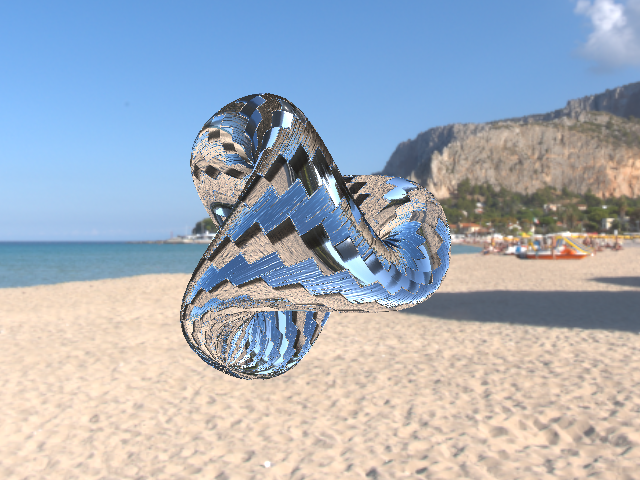

This figure's Python source:
#!/usr/bin/env python

# Demonstrate physically based rendering with anisotropic texturing on Boy's
# parametric surface.  Carbon-fiber albedo, normal, ORM, and anisotropy-angle
# textures are applied.  An HDR equirectangular environment map provides
# image-based lighting and a skybox backdrop.

import os
from pathlib import Path

# Factory overrides: importing these modules registers the OpenGL rendering
# and interaction style implementations for vtkRenderingCore factory classes.
import vtkmodules.vtkInteractionStyle  # noqa: F401
import vtkmodules.vtkRenderingOpenGL2  # noqa: F401

# VTK pipeline classes used in this example
from vtkmodules.vtkCommonComputationalGeometry import vtkParametricBoy
from vtkmodules.vtkFiltersCore import vtkPolyDataTangents
from vtkmodules.vtkFiltersSources import vtkParametricFunctionSource
from vtkmodules.vtkIOImage import (
    vtkHDRReader,
    vtkPNGReader,
)
from vtkmodules.vtkRenderingCore import (
    vtkActor,
    vtkPolyDataMapper,
    vtkRenderWindow,
    vtkRenderWindowInteractor,
    vtkSkybox,
    vtkTexture,
)
from vtkmodules.vtkRenderingOpenGL2 import vtkOpenGLRenderer

# Colors (normalized RGB)
white = (1.0, 1.0, 1.0)
bkg_color = (0.102, 0.200, 0.400)

# Data directory
data_dir = Path(os.environ.get("VPE_DATA_DIR", Path(__file__).parent))
tex_dir = data_dir / "Textures" / "Anisotropic"

# Environment texture: load equirectangular HDR for image-based lighting
hdr_reader = vtkHDRReader()
hdr_reader.SetFileName(str(data_dir / "Skyboxes" / "spiaggia_di_mondello_4k.hdr"))

env_texture = vtkTexture()
env_texture.SetColorModeToDirectScalars()
env_texture.SetInputConnection(hdr_reader.GetOutputPort())
env_texture.MipmapOn()
env_texture.InterpolateOn()

# Skybox: spherical projection of the HDR environment
skybox = vtkSkybox()
skybox.SetFloorRight(0, 0, 1)
skybox.SetProjection(vtkSkybox.Sphere)
skybox.SetTexture(env_texture)
skybox.GammaCorrectOn()

# Source: Boy's parametric surface with texture coordinates and tangents
boy = vtkParametricBoy()

boy_source = vtkParametricFunctionSource()
boy_source.SetUResolution(51)
boy_source.SetVResolution(51)
boy_source.GenerateTextureCoordinatesOn()
boy_source.SetParametricFunction(boy)

tangents = vtkPolyDataTangents()
tangents.SetInputConnection(boy_source.GetOutputPort())

# Mapper: map the tangent-enriched parametric surface
mapper = vtkPolyDataMapper()
mapper.SetInputConnection(tangents.GetOutputPort())

# Texture: albedo (base color) — carbon fiber
albedo_reader = vtkPNGReader()
albedo_reader.SetFileName(str(tex_dir / "CarbonFiberAniso_albedo.png"))
albedo = vtkTexture()
albedo.UseSRGBColorSpaceOn()
albedo.InterpolateOn()
albedo.SetInputConnection(albedo_reader.GetOutputPort())

# Texture: ORM (occlusion, roughness, metallic) — carbon fiber
material_reader = vtkPNGReader()
material_reader.SetFileName(str(tex_dir / "CarbonFiberAniso_orm.png"))
material = vtkTexture()
material.InterpolateOn()
material.SetInputConnection(material_reader.GetOutputPort())

# Texture: normal map — carbon fiber
normal_reader = vtkPNGReader()
normal_reader.SetFileName(str(tex_dir / "CarbonFiberAniso_normal.png"))
normal = vtkTexture()
normal.InterpolateOn()
normal.SetInputConnection(normal_reader.GetOutputPort())

# Texture: anisotropy angle — carbon fiber
aniso_reader = vtkPNGReader()
aniso_reader.SetFileName(str(tex_dir / "CarbonFiberAniso_anisotropyAngle.png"))
anisotropy = vtkTexture()
anisotropy.InterpolateOn()
anisotropy.SetInputConnection(aniso_reader.GetOutputPort())

# Actor: PBR Boy's surface with anisotropic carbon-fiber textures
actor = vtkActor()
actor.SetMapper(mapper)
actor.GetProperty().SetInterpolationToPBR()
actor.GetProperty().SetColor(white)
actor.GetProperty().SetMetallic(1.0)
actor.GetProperty().SetRoughness(1.0)
actor.GetProperty().SetAnisotropy(1.0)
actor.GetProperty().SetAnisotropyRotation(1.0)
actor.GetProperty().SetBaseColorTexture(albedo)
actor.GetProperty().SetORMTexture(material)
actor.GetProperty().SetNormalTexture(normal)
actor.GetProperty().SetAnisotropyTexture(anisotropy)

# Renderer: OpenGL renderer with image-based lighting
renderer = vtkOpenGLRenderer()
renderer.SetBackground(bkg_color)
renderer.AutomaticLightCreationOff()
renderer.UseImageBasedLightingOn()
renderer.UseSphericalHarmonicsOn()
renderer.SetEnvironmentTexture(env_texture, False)
renderer.GetEnvMapIrradiance().SetIrradianceStep(0.3)
renderer.AddActor(actor)
renderer.AddActor(skybox)

# Window: display the rendered scene
render_window = vtkRenderWindow()
render_window.AddRenderer(renderer)
render_window.SetWindowName("pbr skybox anisotropy")
render_window.SetMultiSamples(0)
render_window.SetSize(640, 480)

# Interactor: handle mouse and keyboard events
interactor = vtkRenderWindowInteractor()
interactor.SetRenderWindow(render_window)

# Launch the interactive visualization
render_window.Render()
interactor.Start()
